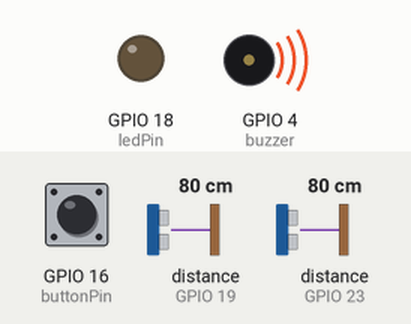
Simulated run of this sketch. Board: ESP32. Shown: output pins drawn as LEDs (lit = HIGH), buzzer (waves = sounding, pin HIGH). Wiring (inferred from the names in the program): 2 × ultrasonic range finder: trigger GPIO 21, echo GPIO 19 / trigger GPIO 22, echo GPIO 23. The test bench sets the inputs (shaded band); at power-on: GPIO 16 (buttonPin) HIGH, distance to the obstacle (sensors on GPIO 19, GPIO 23) 80 cm. The echo pulse lasts 58.3 µs per cm; WiFi joins after 1.5 s; servers stay silent unless stated; uploads are accepted with an empty reply; web services answer with replies made up by the test bench; pins used as bus, display or sensor lines are not drawn; what the sketch prints to the serial monitor is not drawn.

Above: at 2.4 s.
2.8 s: GPIO 16 (buttonPin) pulled LOW for 0.25 s
At 3.6 s:
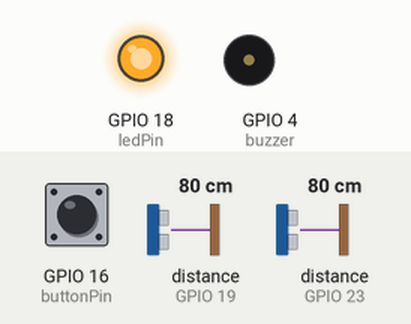
At 4.36 s:
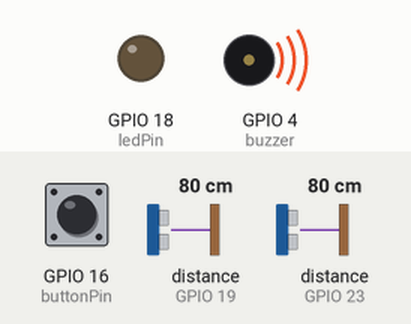
6.0 s: distance to the obstacle (sensor on GPIO 19) set to 2 cm
Timing chart, 0 to 15.0 s (numbered marks = the images above; inputs shaded):
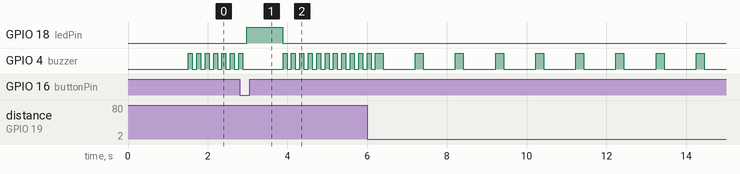

The sketch:

main.ino
```cpp
// --------------------- CODE BLOCK A ---------------------
// Ultrasonic sensor pins
const int trigA = 21, echoA = 19; // Left sensor
const int trigB = 22, echoB = 23; // Right sensor

// Buzzer pin
const int buzzer = 4;

// Detection settings
const int detectionThreshold = 100;      // cm
const int similarityThreshold = 10;      // cm difference for same object

long getDistance(int trigPin, int echoPin) {
  digitalWrite(trigPin, LOW); delayMicroseconds(2);
  digitalWrite(trigPin, HIGH); delayMicroseconds(10);
  digitalWrite(trigPin, LOW);
  long duration = pulseIn(echoPin, HIGH);
  return duration * 0.034 / 2;
}

void beepSlow() {
  Serial.println("Beeping slowly - small object detected.");
  digitalWrite(buzzer, HIGH);
  delay(200);
  digitalWrite(buzzer, LOW);
  delay(800);
}

void beepFast() {
  Serial.println("Beeping fast - large object detected.");
  digitalWrite(buzzer, HIGH);
  delay(100);
  digitalWrite(buzzer, LOW);
  delay(100);
}

void setupA() {
  Serial.begin(9600);
  pinMode(trigA, OUTPUT); pinMode(echoA, INPUT);
  pinMode(trigB, OUTPUT); pinMode(echoB, INPUT);
  pinMode(buzzer, OUTPUT);
}

void loopA() {
  long dA = getDistance(trigA, echoA);
  long dB = getDistance(trigB, echoB);

  Serial.print("Left: "); Serial.print(dA); Serial.print(" cm | ");
  Serial.print("Right: "); Serial.print(dB); Serial.println(" cm");

  bool leftDetected = dA < detectionThreshold;
  bool rightDetected = dB < detectionThreshold;
  bool bothSimilar = abs(dA - dB) < similarityThreshold;

  if (leftDetected && rightDetected && bothSimilar) {
    beepFast(); // Large object detected
  } else if (leftDetected || rightDetected) {
    beepSlow(); // Small object detected
  } else {
    digitalWrite(buzzer, LOW); // No object
    Serial.println("No object detected - buzzer off.");
    delay(200);
  }
}

// --------------------- CODE BLOCK B ---------------------
#include <WiFi.h>
#include <HTTPClient.h>
#include <base64.h>

// WiFi credentials
const char* ssid = "Niviboo";
const char* password = "Niviboo123";

// Twilio Credentials
const char* account_sid = "AC37ccc22d18b13400390fb2b009ebf1a4";
const char* auth_token  = "15fce4be715b5c005c900470bda7d1c5";
const char* from_number = "+17439626646";
const char* to_number   = "+917204430421";

// Pushbullet Token
const char* pb_token = "o.LIkpGIQncVDbnEovMwzXs31w44Xg1O9g";

// TwiML Bin URL
const char* twiml_url = "https://handler.twilio.com/twiml/EH24ec49f5f6949ece3ae9423619572268";

// Pins
const int buttonPin = 16;
const int ledPin = 18;

bool buttonPressed = false;

void setupB() {
  Serial.begin(115200);
  pinMode(buttonPin, INPUT_PULLUP);
  pinMode(ledPin, OUTPUT);
  digitalWrite(ledPin, LOW);
  connectToWiFi();
}

void loopB() {
  static unsigned long lastPressTime = 0;
  const unsigned long debounceDelay = 50;

  int reading = digitalRead(buttonPin);

  if (reading == LOW && !buttonPressed && millis() - lastPressTime > debounceDelay) {
    lastPressTime = millis();
    buttonPressed = true;
    Serial.println("🔘 Button Pressed!");
    digitalWrite(ledPin, HIGH);

    makeCall();
    sendPushbullet();

    delay(500);
    digitalWrite(ledPin, LOW);
  }

  if (reading == HIGH && buttonPressed) {
    buttonPressed = false;
  }
}

void connectToWiFi() {
  Serial.print("📶 Connecting to WiFi");
  WiFi.begin(ssid, password);
  while (WiFi.status() != WL_CONNECTED) {
    delay(500);
    Serial.print(".");
  }
  Serial.println("\n✅ WiFi Connected");
}

void makeCall() {
  if (WiFi.status() == WL_CONNECTED) {
    HTTPClient http;
    String url = "https://api.twilio.com/2010-04-01/Accounts/" + String(account_sid) + "/Calls.json";
    String auth = base64::encode(String(account_sid) + ":" + String(auth_token));

    http.begin(url);
    http.addHeader("Authorization", "Basic " + auth);
    http.addHeader("Content-Type", "application/x-www-form-urlencoded");

    String postData = "To=" + String(to_number) + "&From=" + String(from_number) + "&Url=" + String(twiml_url);
    int httpCode = http.POST(postData);

    Serial.print("Twilio call response: ");
    Serial.println(httpCode);

    http.end();
  } else {
    Serial.println("Not connected to WiFi");
  }
}

void sendPushbullet() {
  if (WiFi.status() == WL_CONNECTED) {
    HTTPClient http;
    http.begin("https://api.pushbullet.com/v2/pushes");
    http.addHeader("Access-Token", pb_token);
    http.addHeader("Content-Type", "application/json");

    String postData = "{\"type\": \"note\", \"title\": \"🚨 SOS Alert!\", \"body\": \"The emergency button was pressed!\"}";
    int httpCode = http.POST(postData);

    Serial.print("📲 Pushbullet response: ");
    Serial.println(httpCode);

    http.end();
  } else {
    Serial.println(" Not connected to WiFi");
  }
}

// --------------------- UNIFIED ENTRY POINT ---------------------
void setup() {
  setupA();
  setupB();
}

void loop() {
  loopA();
  loopB();
}
```

Measured:
- after the input at 2.8 s, GPIO 18 (ledPin): LOW → HIGH after 0.18 s, → LOW 0.90 s later
- by itself, GPIO 4 (buzzer): repeats every 1.0 s: HIGH 0.20 s, LOW 0.81 s
